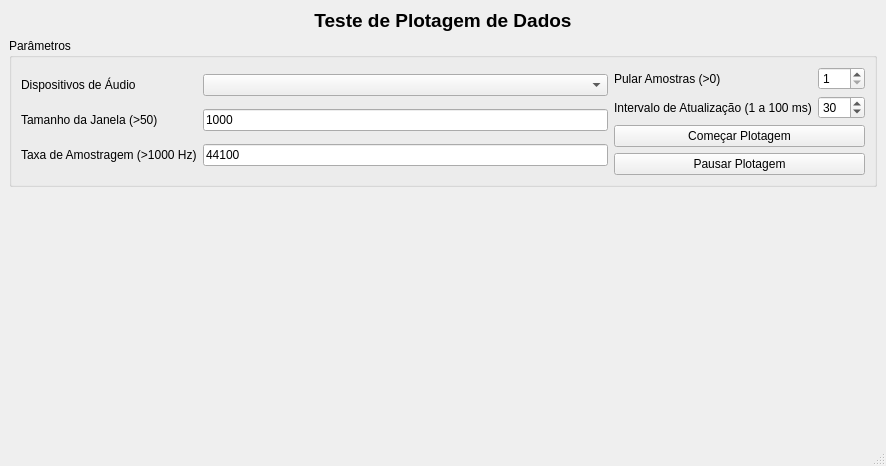
<?xml version="1.0" encoding="UTF-8"?>
<ui version="4.0">
 <class>MainWindow</class>
 <widget class="QMainWindow" name="MainWindow">
  <property name="geometry">
   <rect>
    <x>0</x>
    <y>0</y>
    <width>886</width>
    <height>466</height>
   </rect>
  </property>
  <property name="windowTitle">
   <string>MainWindow</string>
  </property>
  <widget class="QWidget" name="centralwidget">
   <layout class="QGridLayout" name="gridLayout_5">
    <item row="0" column="0">
     <layout class="QGridLayout" name="gridLayout_4">
      <item row="1" column="1">
       <widget class="QGroupBox" name="groupBox">
        <property name="title">
         <string>Parâmetros</string>
        </property>
        <layout class="QGridLayout" name="gridLayout_3">
         <item row="0" column="1">
          <layout class="QVBoxLayout" name="verticalLayout">
           <item>
            <layout class="QGridLayout" name="gridLayout">
             <item row="2" column="0">
              <widget class="QLabel" name="label_6">
               <property name="text">
                <string>Intervalo de Atualização (1 a 100 ms)</string>
               </property>
              </widget>
             </item>
             <item row="0" column="0">
              <widget class="QLabel" name="label_5">
               <property name="text">
                <string>Pular Amostras (&gt;0)</string>
               </property>
              </widget>
             </item>
             <item row="0" column="1">
              <widget class="QSpinBox" name="spinBox_downsample">
               <property name="minimum">
                <number>1</number>
               </property>
               <property name="maximum">
                <number>100</number>
               </property>
               <property name="value">
                <number>1</number>
               </property>
              </widget>
             </item>
             <item row="2" column="1">
              <widget class="QSpinBox" name="spinBox_updateInterval">
               <property name="minimum">
                <number>1</number>
               </property>
               <property name="maximum">
                <number>100</number>
               </property>
               <property name="value">
                <number>30</number>
               </property>
              </widget>
             </item>
            </layout>
           </item>
           <item>
            <widget class="QPushButton" name="pushButton">
             <property name="text">
              <string>Começar Plotagem</string>
             </property>
            </widget>
           </item>
           <item>
            <widget class="QPushButton" name="pushButton_2">
             <property name="text">
              <string>Pausar Plotagem</string>
             </property>
            </widget>
           </item>
          </layout>
         </item>
         <item row="0" column="0">
          <layout class="QGridLayout" name="gridLayout_2">
           <item row="0" column="0">
            <widget class="QLabel" name="label_2">
             <property name="text">
              <string>Dispositivos de Áudio</string>
             </property>
            </widget>
           </item>
           <item row="0" column="1">
            <widget class="QComboBox" name="comboBox"/>
           </item>
           <item row="1" column="0">
            <widget class="QLabel" name="label_3">
             <property name="text">
              <string>Tamanho da Janela (&gt;50)</string>
             </property>
            </widget>
           </item>
           <item row="1" column="1">
            <widget class="QLineEdit" name="lineEdit">
             <property name="text">
              <string>1000</string>
             </property>
            </widget>
           </item>
           <item row="2" column="0">
            <widget class="QLabel" name="label_4">
             <property name="text">
              <string>Taxa de Amostragem (&gt;1000 Hz)</string>
             </property>
            </widget>
           </item>
           <item row="2" column="1">
            <widget class="QLineEdit" name="lineEdit_2">
             <property name="text">
              <string>44100</string>
             </property>
            </widget>
           </item>
          </layout>
         </item>
        </layout>
       </widget>
      </item>
      <item row="3" column="1">
       <spacer name="horizontalSpacer">
        <property name="orientation">
         <enum>Qt::Horizontal</enum>
        </property>
        <property name="sizeHint" stdset="0">
         <size>
          <width>778</width>
          <height>0</height>
         </size>
        </property>
       </spacer>
      </item>
      <item row="0" column="1">
       <widget class="QLabel" name="label">
        <property name="text">
         <string>&lt;html&gt;&lt;head/&gt;&lt;body&gt;&lt;p&gt;&lt;span style=&quot; font-size:14pt; font-weight:600;&quot;&gt;Teste de Plotagem de Dados&lt;/span&gt;&lt;/p&gt;&lt;/body&gt;&lt;/html&gt;</string>
        </property>
        <property name="alignment">
         <set>Qt::AlignCenter</set>
        </property>
       </widget>
      </item>
      <item row="2" column="0">
       <spacer name="verticalSpacer">
        <property name="orientation">
         <enum>Qt::Vertical</enum>
        </property>
        <property name="sizeHint" stdset="0">
         <size>
          <width>0</width>
          <height>40</height>
         </size>
        </property>
       </spacer>
      </item>
      <item row="2" column="1">
       <widget class="QWidget" name="widget" native="true"/>
      </item>
     </layout>
    </item>
   </layout>
  </widget>
  <widget class="QStatusBar" name="statusbar"/>
 </widget>
 <resources/>
 <connections/>
</ui>
